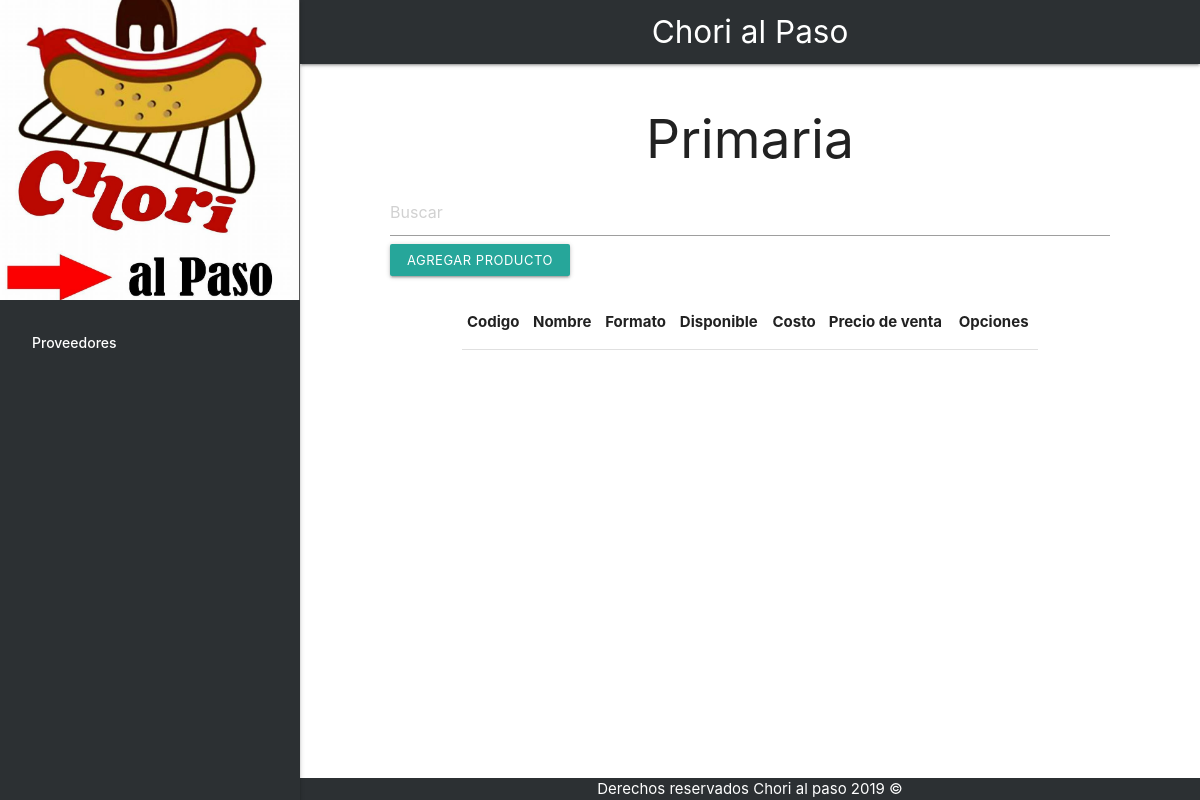
Page /stock/ on the earlier database version.
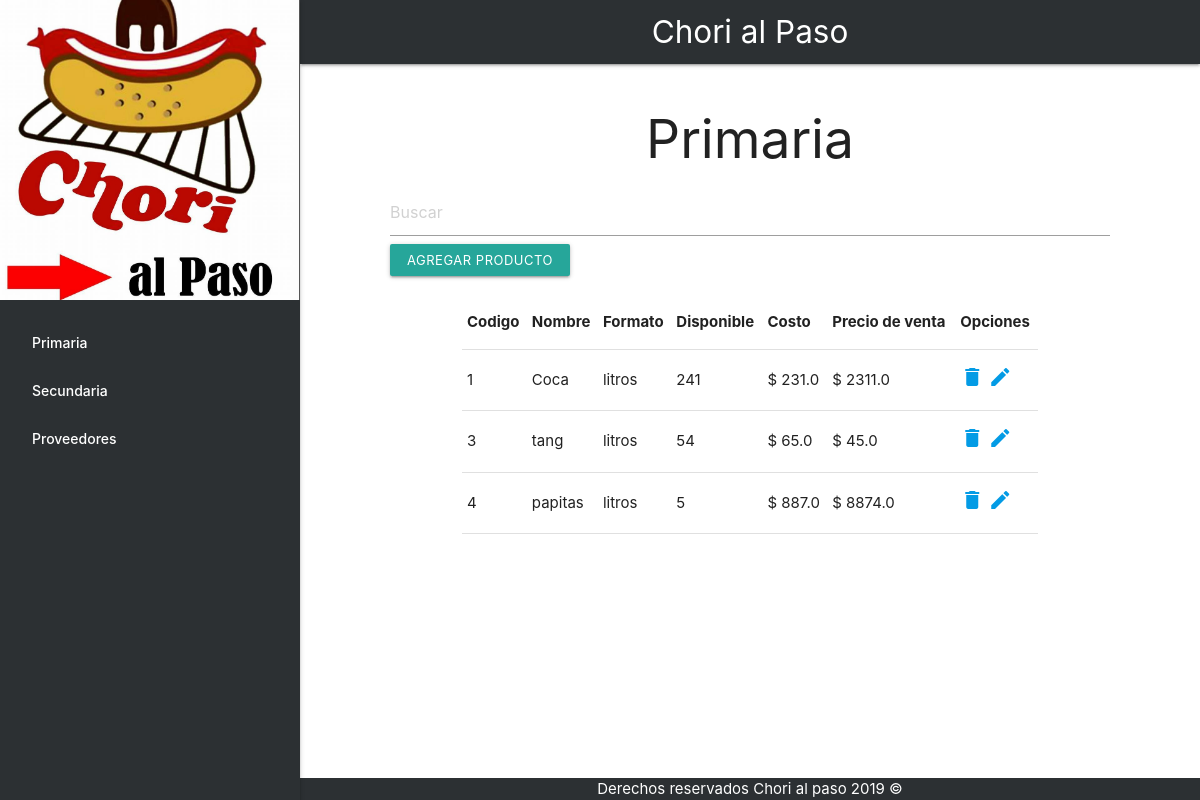
Same page on the later database version.
### stock/models.py (models this page shows, shortened)
class Categoria(models.Model):
    id_categoria = models.AutoField(primary_key=True,unique=True)
    descripcion_categoria = models.CharField(max_length=80, blank=False)

class Producto(models.Model):
    codigo = models.AutoField(primary_key=True, unique=True)
    tipo_categoria = models.ForeignKey(Categoria, null=False, blank=False, on_delete=models.CASCADE)
    nombre = models.CharField(max_length=50, blank=False)
    tipo_formato = models.ForeignKey(Formato, null=False, blank=False, on_delete=models.CASCADE)
    cantidad_producto = models.IntegerField(null=False, blank=False)
    precio_costo = models.FloatField(null=False, blank=False)
    precio_venta = models.FloatField(null=False,blank=False)

class Formato(models.Model):
    id_formato = models.AutoField(primary_key=True,unique=True)
    descripcion_formato = models.CharField(max_length=80, blank=False)
    def __str__(self):
        return self.descripcion_formato

### stock/views.py (the view)
# urls.py: path('', views.index, name='index'),
def index(request):
	print('ponele q entra')
	productos = Producto.objects.filter(tipo_categoria=1)
	categorias = Categoria.objects.all()
	context = {'productos': productos, 'categorias': categorias}
	return render(request,"stock/index.html",context)

### stock/templates/stock/index.html (shortened to what this page needs)
<!DOCTYPE html>
<html>
<head>
	{% load static %}
    <link rel="stylesheet" href="https://cdnjs.cloudflare.com/ajax/libs/materialize/1.0.0/css/materialize.min.css">
    <link rel="stylesheet" type="text/css" href="{% static 'stock/style.css' %}">
</head>
<body>
	<header>
		<nav>
		    <div class="nav-wrapper">
		      <a href="#" class="brand-logo center">Chori al Paso</a>
		    </div>
		</nav>
		<ul id="slide-out" class="sidenav sidenav-fixed">
			  <li><img class="brand-logo responsive-img" src="{% static 'stock/chorilogo.jpg' %}"></li>
		      {% for categoria in categorias %}
		      	<li><a class="waves-effect"  onclick="filtrar_categoria({{ categoria.id_categoria}}, this)"> {{ categoria.descripcion_categoria }} </a></li>
		      {% endfor %}
		      <li><a href="proveedores" class="waves-effect">Proveedores</a></li>
		</ul>
	</header>
	<main class="main-fondo">
		<div class="container ">
			<div class="center row">
				<h2 class="cabecera">Primaria</h2>
				<input class="container" type="text" id="busqueda" name="codigo" onkeyup="busqueda_ajax(this.value)" placeholder="Buscar">
				<a href="http://127.0.0.1:8000/stock/agregar_producto" class="btn-small center col l3">Agregar producto</a>
			</div>
			<table class="container">
	        <thead>
	          <tr>
	              <th>Codigo</th>
	              <th>Nombre</th>
	              <th>Formato</th>
	              <th>Disponible</th>
	              <th>Costo</th>
	              <th>Precio de venta</th>
	              <th>Opciones</th>
	          </tr>
	        </thead>
	        <tbody id="mostrar_producto">
	          {% for producto in productos %}
	          <tr>
	            <td> {{ producto.codigo }} </td>
	            <td> {{ producto.nombre }} </td>
	            <td> {{ producto.tipo_formato }} </td>
	            <td> {{ producto.cantidad_producto }} </td>
	            <td> $ {{ producto.precio_costo }} </td>
	            <td> $ {{ producto.precio_venta }} </td>
	            <td> <a href= "http://127.0.0.1:8000/stock/eliminar?codigo= {{producto.codigo}} " ><i class="material-icons">delete</i></a> <a onclick="openModal('{{ producto.codigo }}','{{ producto.nombre }}','{{ producto.precio_costo }}','{{ producto.precio_venta }}')"><i class="material-icons">edit</i></a>
				</td>
	          </tr>
	          {% endfor %}
	        </tbody>
	      </table>
	    </div>
	</main>
	<footer>
		<div class="footer-copyright">
            <div class="container center">
            	Derechos reservados Chori al paso 2019 ©
            </div>
          </div>
	</footer>
</body>
</html>

### stock/static/stock/style.css (style rules this page uses)
body { display: flex; min-height: 100vh; flex-direction: column; }
footer { background-color: #2C3033; color: white; }
main { margin-top: 10px; flex: 1 0 auto; }
header, main, footer { padding-left: 300px; }
.nav-wrapper { background-color: #2C3033; }
.sidenav { background-color: #2C3033; }
.sidenav li>a { text-decoration: none; color: white; }
.container { width: 80%; height: 150%; }
.material-icons { cursor: pointer; }

Differences in the rows shown:
added Categoria: descripcion_categoria "Primaria"
added Categoria: descripcion_categoria "Secundaria"
added Producto: codigo "1", nombre "Coca", tipo_formato "litros", cantidad_producto "241", precio_costo "231.0", precio_venta "2311.0"
added Producto: codigo "3", nombre "tang", tipo_formato "litros", cantidad_producto "54", precio_costo "65.0", precio_venta "45.0"
added Producto: codigo "4", nombre "papitas", tipo_formato "litros", cantidad_producto "5", precio_costo "887.0", precio_venta "8874.0"
